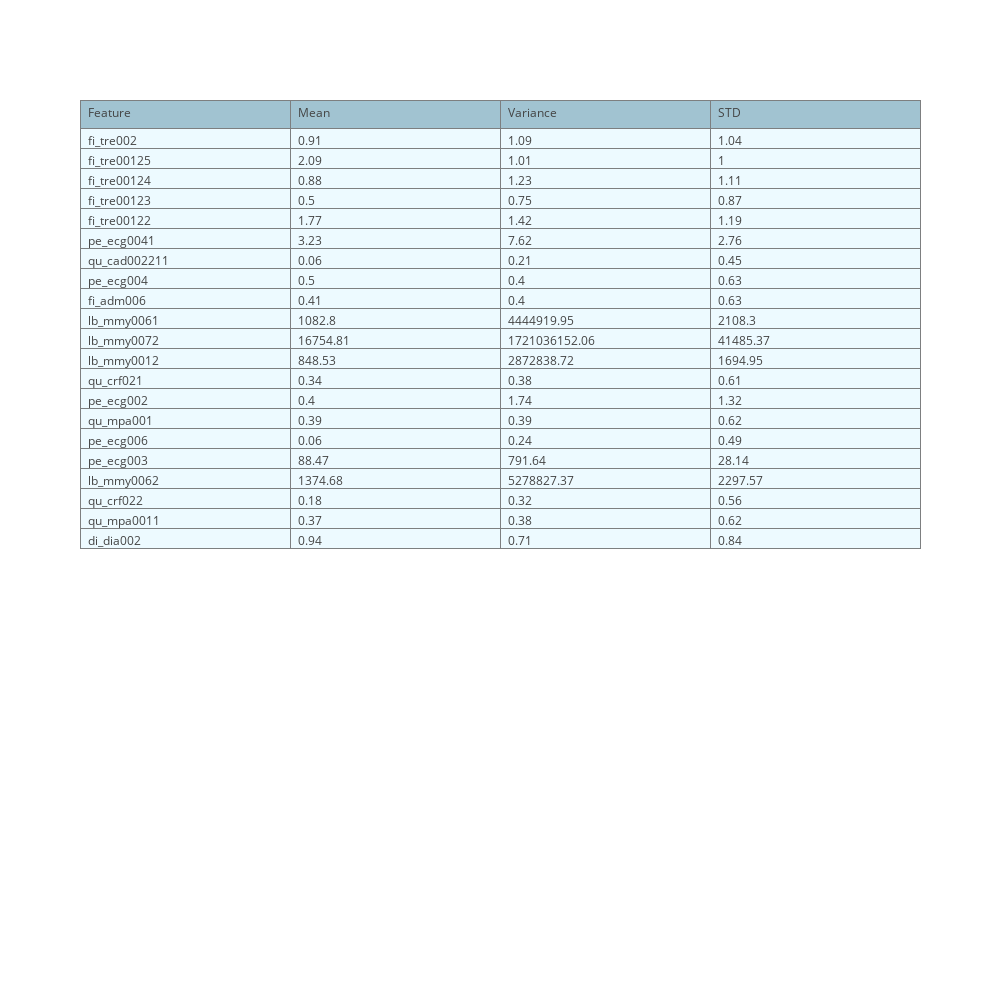

Notebook cell for this chart:
### Markdown cell above
Below, the means and standard deviations of each feature are shown. Categorical 
features do not have a mean and a standard deviation, since they contain no ordering. Instead, 
the network returns NaN.

### Code cell
descr.means_table(spn, context)

### Figure 1 — Plotly figure (JSON) as saved in the notebook; plotly's stock layout.template omitted (floating-point values rounded to 4 significant figures)
{"data": [{"cells": {"align": ["left", "left", "left", "left", "left"], "fill": {"color": "#EDFAFF"}, "line": {"color": "#7D7F80"}, "values": [["fi_tre002", "fi_tre00125", "fi_tre00124", "fi_tre00123", "fi_tre00122", "pe_ecg0041", "qu_cad002211", "pe_ecg004", "fi_adm006", "lb_mmy0061", "lb_mmy0072", "lb_mmy0012", "qu_crf021", "pe_ecg002", "qu_mpa001", "pe_ecg006", "pe_ecg003", "lb_mmy0062", "qu_crf022", "qu_mpa0011", "di_dia002"], [[0.91], [2.09], [0.88], [0.5], [1.77], [3.23], [0.06], [0.5], [0.41], [1083.0], [16750.0], [848.5], [0.34], [0.4], [0.39], [0.06], [88.47], [1375.0], [0.18], [0.37], [0.94]], [[1.09], [1.01], [1.23], [0.75], [1.42], [7.62], [0.21], [0.4], [0.4], [4445000.0], [1721000000.0], [2873000.0], [0.38], [1.74], [0.39], [0.24], [791.6], [5279000.0], [0.32], [0.38], [0.71]], [[1.04], [1], [1.11], [0.87], [1.19], [2.76], [0.45], [0.63], [0.63], [2108.0], [41490.0], [1695.0], [0.61], [1.32], [0.62], [0.49], [28.14], [2298.0], [0.56], [0.62], [0.84]]]}, "header": {"align": ["left", "left", "left", "left", "left"], "fill": {"color": "#a1c3d1"}, "line": {"color": "#7D7F80"}, "values": ["Feature", "Mean", "Variance", "STD"]}, "type": "table"}], "layout": {"height": 1000, "width": 1000}}
